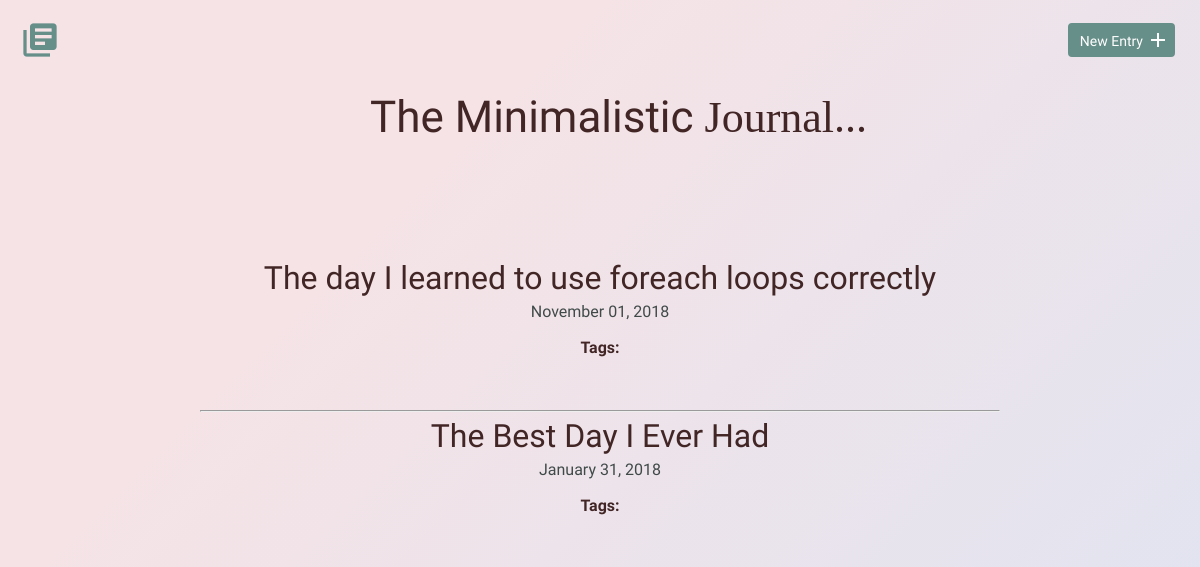
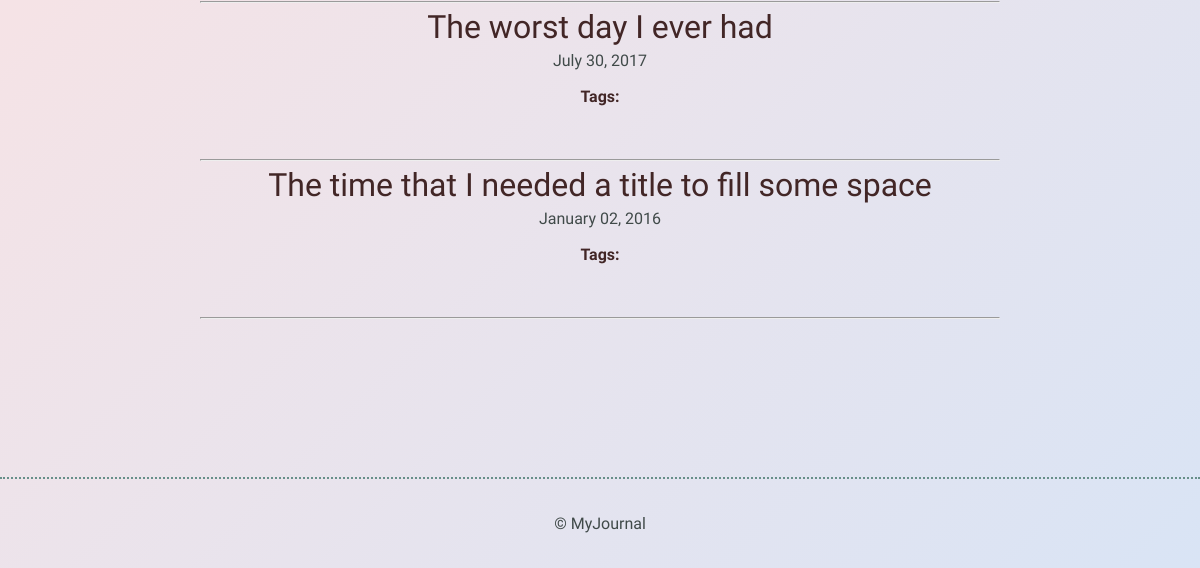
/, run on an earlier commit of the app's database (2 pictures, top to bottom).
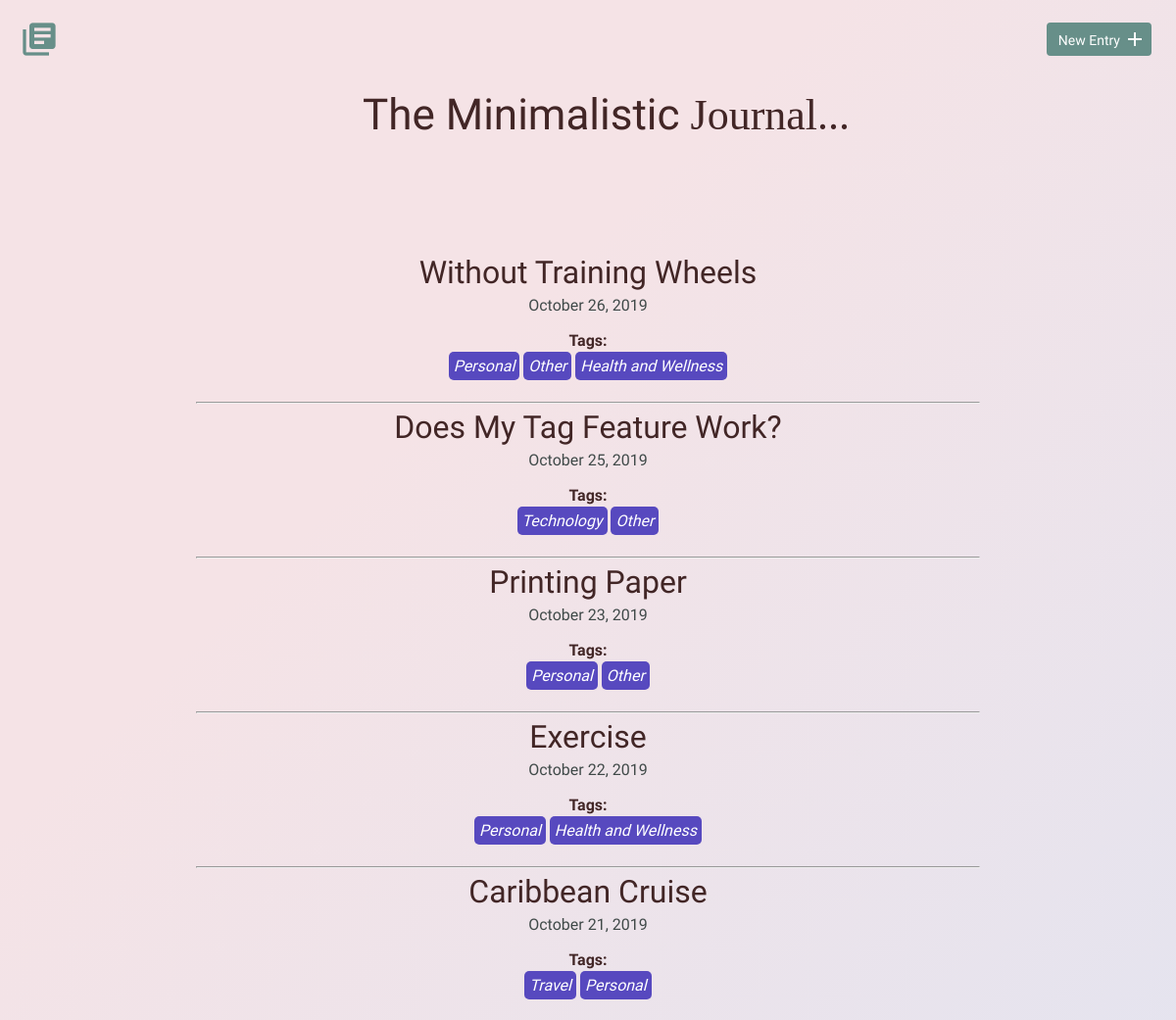
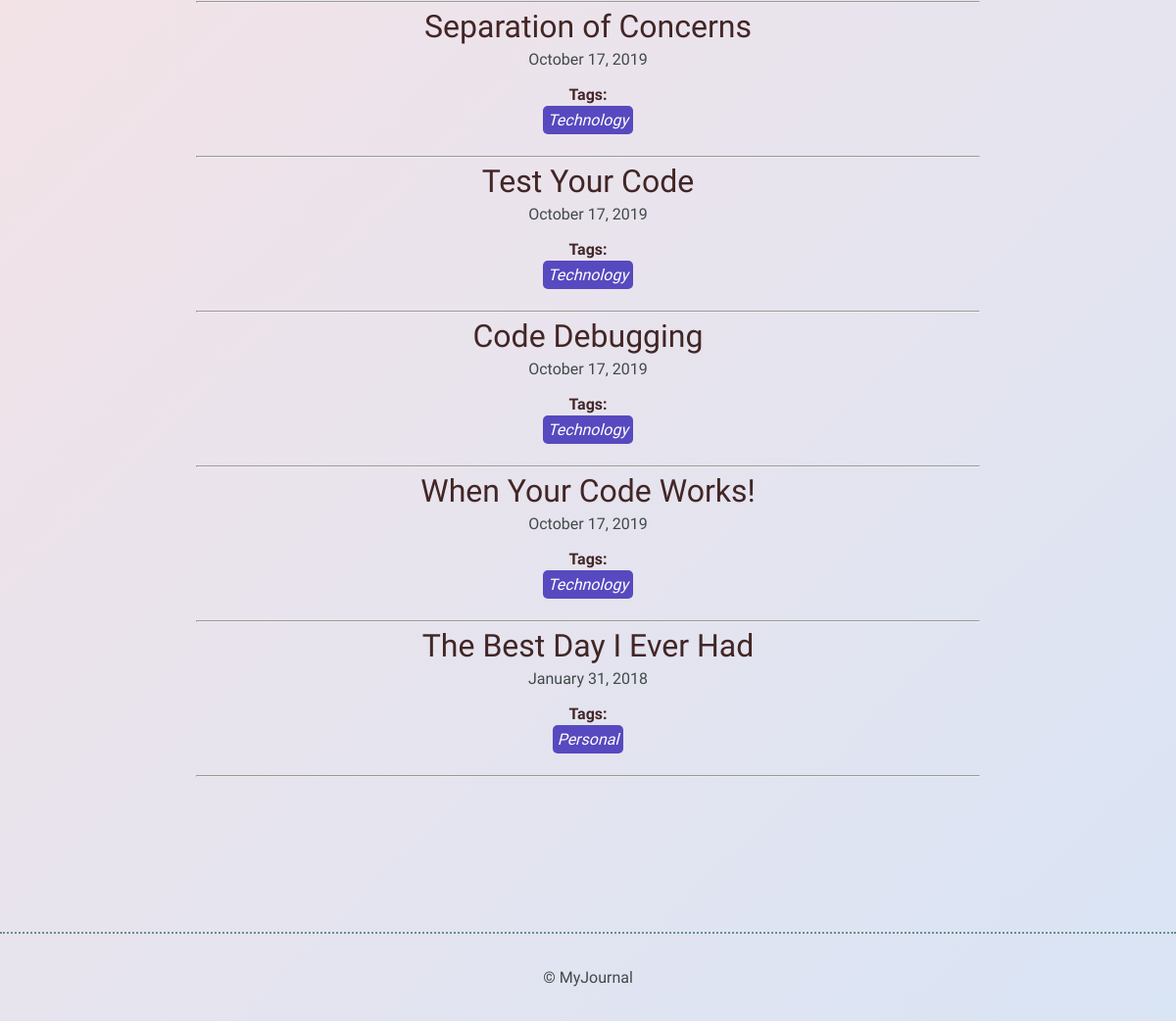
And on a later commit of the database (2 pictures, top to bottom).
### tables this page shows
CREATE TABLE "entries" (
	"id"	INTEGER,
	"title"	TEXT,
	"date"	TEXT,
	"time_spent"	INTEGER,
	"learned"	BLOB,
	"resources"	BLOB,
	PRIMARY KEY("id")
);

### inc/functions.php (the view, shortened to what this page needs)
<?php
function get_journal_entries_table() {
	include 'inc/dbconnection.php';
	$sql = "SELECT * FROM entries ORDER BY date DESC";
	try {
		$results = $db->query($sql);
	} catch (Exception $e) {
		echo $e->getMessage();
		return array();
	}
		return $results->fetchAll(PDO::FETCH_ASSOC);
}
function get_tags() {
	include 'inc/dbconnection.php';
	$get_tags = "SELECT my_tags.tag_id, entries.id, my_tags.tags, entries.title
							FROM my_tags
							LEFT OUTER JOIN entry_tag
							ON entry_tag.tag_id = my_tags.tag_id
							LEFT OUTER JOIN entries
							ON entries.id = entry_tag.entry_id";
	try {
		$results = $db->query($get_tags);
	} catch (Exception $e) {
			$e->getMessage();
			return array();
	}
	return $results->fetchAll(PDO::FETCH_ASSOC);
}
function print_entries_tags() {
	foreach (get_journal_entries_table() as $entries) {
		echo "<h2><a href='detail.php?id=";
		echo $entries['id'] . " '> ";
		echo $entries['title'];
		echo "</a></h2>";
		echo "<time>";
		echo date('F d, Y', strtotime($entries['date']));
		echo "</time>";
		echo "<br><br>";
		echo "<h2 class='tags-heading'>Tags: </h2>";
		foreach (get_tags() as $details) {
			if ($entries['id'] == $details['id']) {
					echo "<a class='tags' href='filtered_entries.php?tag=";
					echo $details['tags'] . " '>";
					echo $details['tags'] . "</a>" . ' ';
			}
		}
		echo "<br><br>";
		echo "<hr>";
	}
}

### inc/head.php (shortened to what this page needs)
<!DOCTYPE html>
<html>
<head>
	<link rel="stylesheet" href="css/normalize.css">
	<link rel="stylesheet" href="css/site.css">
</head>

### index.php (shortened to what this page needs)
<?php
	include 'inc/head.php';
  include 'inc/functions.php';
?>
<body>
	<header>
  	<div class="container">
			<div class="site-header">
				<a class="logo" href="index.php"><i class="material-icons">library_books</i></a>
				<a class="button icon-right" href="new.php"><span>New Entry</span> <i class="material-icons">add</i></a>
			</div>
    </div>
  </header>
	<section>
		<div class="container">
		<h1 class='page-heading'><span class='pg-title-font'>The Minimalistic</span> <span class="pg-title-font2">Journal...</span></h1>
			<div class="entry-list">
				<article>
					<?php
						print_entries_tags();
					?>
				</article>
			</div>
		</div>
	</section>
<?php include 'inc/footer.php';?>

### inc/footer.php
<footer>
            <div>
                &copy; MyJournal
            </div>
        </footer>
    </body>
</html>

### css/site.css (style rules this page uses)
body { background-color: #d9e4f5; background-image: linear-gradient(315deg, #d9e4f5 0%, #f5e3e6 74%); font-size: 16px; color: #404a49; font-family: 'Cousine', serif; font-weight: 400; }
.container { margin: 0 auto; padding: 0 25px; }
header .site-header { margin: 0 auto; height: 95px; }
header .logo i { color: #678f89; margin: 20px 0 0 -5px; float: left; font-size: 40px; }
header .button { float: right; margin: 33px 0 0 0; }
footer { text-align: center; padding: 35px 0; border-top: 2px dotted #678f89; }
.button { padding: 8px 10px 6px 10px; background: #678f89; border: 2px solid #678f89; border-radius: 4px; text-decoration: none; color: #FFF; position: relative; text-align: center; font-size: 14px; }
.button.icon-right { padding-right: 30px; top: -10px; }
.button.icon-right i { position: absolute; top: 3px; right: 3px; }
h1, h2, h3 { margin: 0; font-weight: 400; line-height: 1em; color: #000; }
h1 { font-size: 44px; margin-bottom: 12px; color: rgb(66, 38, 38); }
h2 { font-size: 32px; }
h2 a { text-decoration: none; color: rgb(66, 38, 38); }
.tags { background-color: rgb(87, 73, 191); color: white; margin: auto; border-radius: 5px; padding: 5px; font-size: 1em; font-style: italic; font-weight: 300; }
a, .tags:-webkit-any-link { color: white; cursor: pointer; text-decoration: none; }
.page-heading { margin: 0 0 0 30%; color: rgb(66, 38, 38); }
.pg-title-font, .filtered-title-font { font-family: 'Mansalva', cursive; color: rgb(66, 38, 38); }
.pg-title-font2 { font-family: 'Zilla Slab Highlight', cursive; color: rgb(66, 38, 38); }
h2, .tags-heading { color: rgb(66, 38, 38); }
.tags-heading { font-size: 1em; font-weight: bold; }
.entry-list, .edit-entry, .new-entry { max-width: 800px; margin: 0 auto; padding: 70px 0 150px 0; }
.entry-list article { margin-bottom: 70px; text-align: center; }
.entry-list article:last-child { margin-bottom: 0; }
.entry-list article h2 { margin-bottom: 8px; }

What changed in the data, as far as the page shows it:
removed entries: title "The day I learned to use foreach loops correctly", date "November 01, 2018"
removed entries: title "The worst day I ever had", date "July 30, 2017"
removed entries: title "The time that I needed a title to fill some space", date "January 02, 2016"
added entries: title "Without Training Wheels", date "October 26, 2019", tags "Personal", tags "Other", tags "Health and Wellness"
added entries: title "Does My Tag Feature Work?", date "October 25, 2019", tags "Technology", tags "Other"
added entries: title "Printing Paper", date "October 23, 2019", tags "Personal", tags "Other"
added entries: title "Exercise", date "October 22, 2019", tags "Personal", tags "Health and Wellness"
added entries: title "Caribbean Cruise", date "October 21, 2019", tags "Travel", tags "Personal"
added entries: title "Separation of Concerns", date "October 17, 2019", tags "Technology"
added entries: title "Test Your Code", date "October 17, 2019", tags "Technology"
added entries: title "Code Debugging", date "October 17, 2019", tags "Technology"
added entries: title "When Your Code Works!", date "October 17, 2019", tags "Technology"
Also different on the page:
new list line: "Personal"
